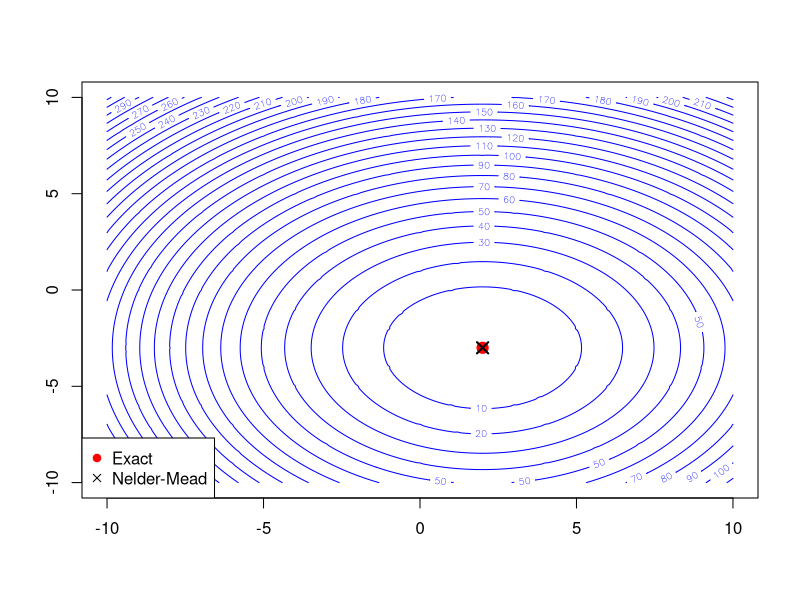

This chart was generated by the following R code:
# Define objective function
f_obj <- function(par) {
  x <- par[1]
  y <- par[2]
  return((x - 2)^2 + (y + 3)^2)
}

# Initial guess
start <- c(0, 0)

# Nelder-Mead (derivative-free)
res_nm <- optim(start, f_obj, method="Nelder-Mead")
cat("Nelder-Mead.", "parameters:", res_nm$par, "value:", sprintf("%.6e", res_nm$value), "\n")

# BFGS (gradient-based)
res_bfgs <- optim(start, f_obj, method="BFGS")
cat("BFGS.", "parameters:", res_bfgs$par, "value:", sprintf("%.6e", res_bfgs$value), "\n")

# Plotting
x <- seq(-10, 10, 0.1)
y <- seq(-10, 10, 0.1)
z <- outer(x, y, function(x,y) (x-2)^2 + (y+3)^2)
contour(x, y, z, nlevels=25, col="blue")
points(2, -3, col="red", pch=19, cex=1.5)
points(res_nm$par[1], res_nm$par[2], col="black", pch=4, cex=1.5, lwd=2)
legend("bottomleft", legend=c("Exact","Nelder-Mead"), 
       col=c("red","black"), pch=c(19,4))